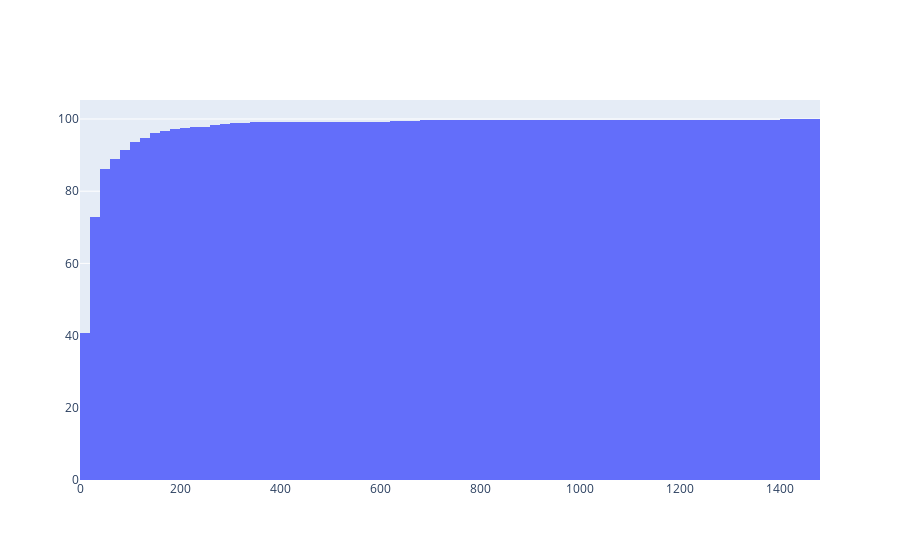

The notebook cell this image was saved under:
### Code cell
import plotly.graph_objects as go

import numpy as np

x = df[df.nbSubEvent > 10].nbSubEvent.values
fig = go.Figure(data=[go.Histogram(x=x, cumulative_enabled=True, histnorm='percent')])

fig.show()

### Figure 1 — Plotly figure (JSON) as saved in the notebook; plotly's stock layout.template omitted (floating-point values rounded to 4 significant figures; data arrays with more than 128 entries replaced by an {"elided": "..."} marker saying what was removed)
{"data": [{"cumulative": {"enabled": true}, "histnorm": "percent", "type": "histogram", "x": {"elided": "993 int values"}}], "layout": {}}
